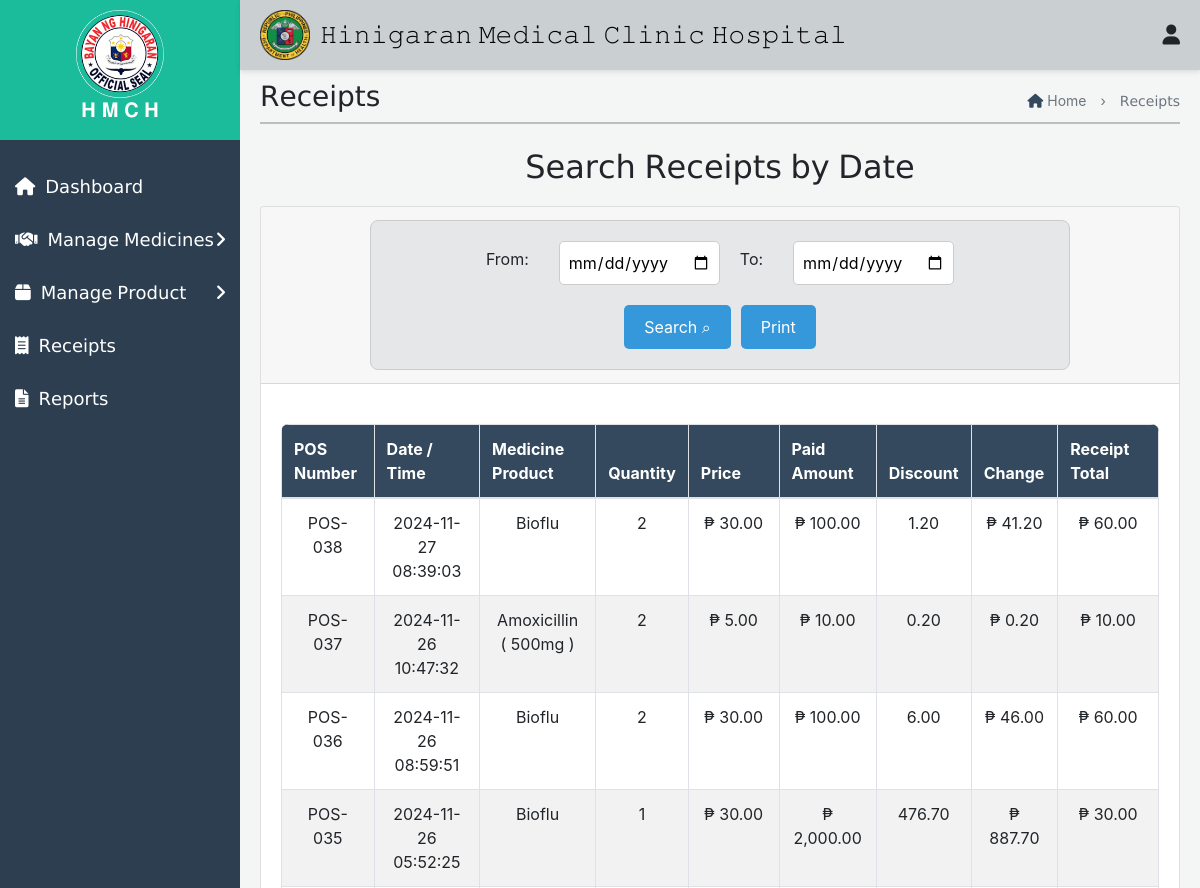
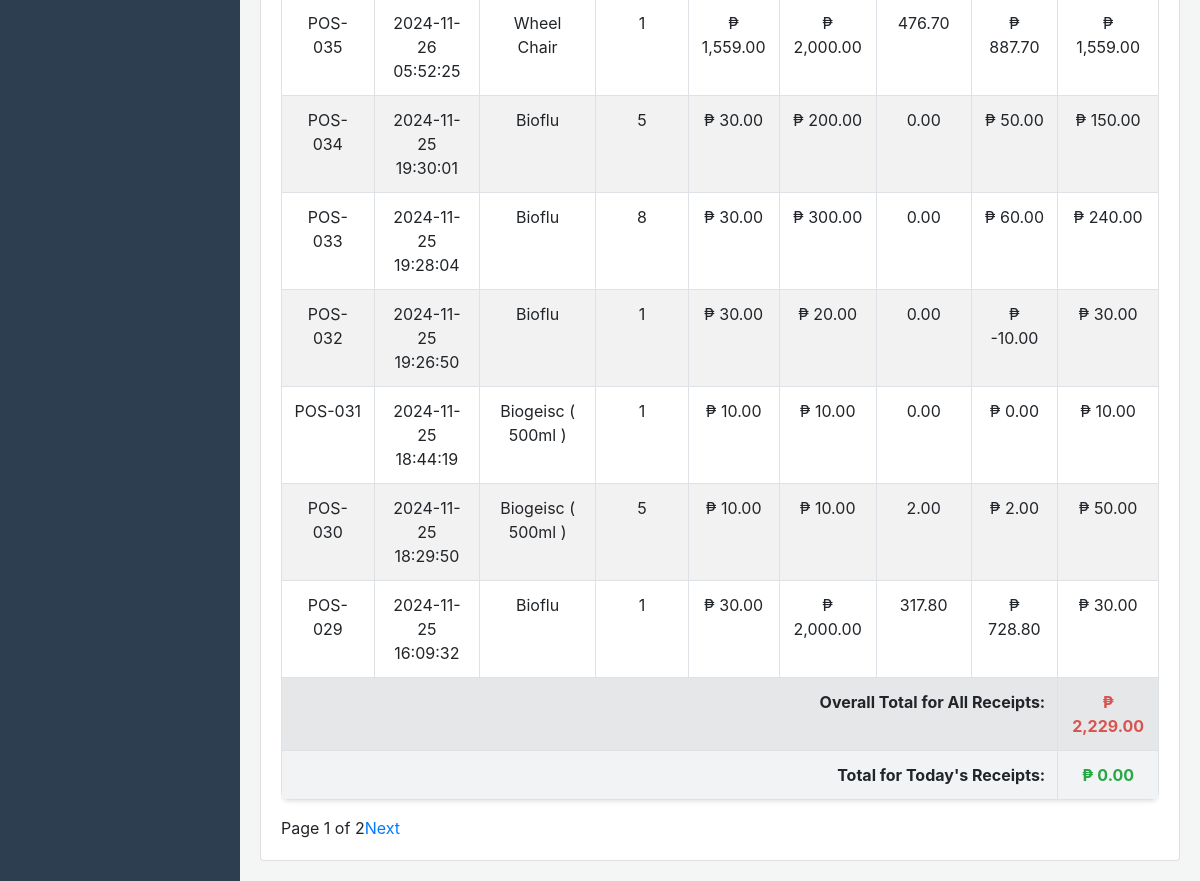
The page /Pharmacy/InventoryStaffReceipt.php on the database its author committed (2 pictures, top to bottom).
### tables this page shows
CREATE TABLE `receipt_items` (
  `id` int(11) NOT NULL,
  `receipt_id` int(11) DEFAULT NULL,
  `medicine_product` varchar(255) NOT NULL,
  `quantity` int(11) NOT NULL,
  `price` decimal(10,2) NOT NULL,
  `total` decimal(10,2) NOT NULL
);

CREATE TABLE `receipts` (
  `id` int(11) NOT NULL,
  `pos_number` varchar(50) NOT NULL,
  `total` decimal(10,2) NOT NULL,
  `created_at` timestamp NOT NULL DEFAULT current_timestamp(),
  `paid_amount` decimal(10,2) NOT NULL,
  `change_amount` decimal(10,2) NOT NULL,
  `discount_amount` decimal(10,2) DEFAULT 0.00,
  `user_id` int(11) NOT NULL
);

### Pharmacy/InventoryStaffReceipt.php (the view, shortened to what this page needs)
<!DOCTYPE html>
<html lang="en">
<head>
    <link rel="stylesheet" href="Receipt.css">
    <link href="https://maxcdn.bootstrapcdn.com/bootstrap/4.5.2/css/bootstrap.min.css" rel="stylesheet">
    <link href="https://cdnjs.cloudflare.com/ajax/libs/font-awesome/5.15.4/css/all.min.css" rel="stylesheet">
</head>
<body>
    <div class="top-nav">
    <div class="icon-container">
        <img src="img/Hinigaran.png" alt="Logo">
        <h1>𝙷𝚒𝚗𝚒𝚐𝚊𝚛𝚊𝚗 𝙼𝚎𝚍𝚒𝚌𝚊𝚕 𝙲𝚕𝚒𝚗𝚒𝚌 𝙷𝚘𝚜𝚙𝚒𝚝𝚊𝚕</h1>
    </div>
    <div class="icon-group">
        <div class="user-icon" onclick="toggleUserMenu(event)">
            <i class="fas fa-user"></i>
        </div>
    </div>
</div>
     <div id="mySidenav" class="side-nav">
        <div class="logo-container">
           <img src="img/hini.png" alt="Logo" style="width: 40%;">
            <h2>𝐇 𝐌 𝐂 𝐇</h2>
        </div>
        <a class="nav-link" href="InventoryStaff.php">
            <div class="sb-nav-link-content">
                <div class="sb-nav-link-icon"><i class="fas fa-home"></i></div>
                <span>𝖣𝖺𝗌𝗁𝖻𝗈𝖺𝗋𝖽</span>
            </div>
        </a>
        <a class="nav-link collapsed" href="#" data-toggle="collapse" data-target="#collapseMedicines" aria-expanded="false" aria-controls="collapseMedicines">
            <div class="sb-nav-link-content">
                <div class="sb-nav-link-icon"><i class="fas fa-handshake"></i></div>
                <span>𝖬𝖺𝗇𝖺𝗀𝖾 𝖬𝖾𝖽𝗂𝖼𝗂𝗇𝖾𝗌</span>
                <div class="sb-sidenav-collapse-arrow"><i class="fas fa-angle-right"></i></div>
            </div>
        </a>
        <a class="nav-link collapsed" href="#" data-toggle="collapse" data-target="#collapseProducts" aria-expanded="false" aria-controls="collapseProducts">
            <div class="sb-nav-link-content">
                <div class="sb-nav-link-icon"><i class="fas fa-box"></i></div>
                <span>𝖬𝖺𝗇𝖺𝗀𝖾 𝖯𝗋𝗈𝖽𝗎𝖼𝗍</span>
                <div class="sb-sidenav-collapse-arrow"><i class="fas fa-angle-right"></i></div>
            </div>
        </a>
        <a class="nav-link" href="InventoryStaffReceipt.php">
            <div class="sb-nav-link-content">
                <div class="sb-nav-link-icon"><i class="fas fa-receipt"></i></div>
                <span>𝖱𝖾𝖼𝖾𝗂𝗉𝗍𝗌</span>
            </div>
        </a>
        <a class="nav-link" href="InventoryStaffReports.php">
            <div class="sb-nav-link-content">
                <div class="sb-nav-link-icon"><i class="fas fa-file-alt report-icon" title="Generate Report"></i></div>
                <span>𝖱𝖾𝗉𝗈𝗋𝗍𝗌</span>
            </div>
        </a>
    </div>
    <div id="mainContent" class="main-content">
       <div class="header-container">
    <h3>𝖱𝖾𝖼𝖾𝗂𝗉𝗍𝗌</h3>
<div class="haha">
    <p style="text-align: center;">
        <a href="InventoryDashboard1.php" style="text-decoration: none; color: inherit;">
            <i class="fas fa-home" style="color: #34495e;"></i> Home
        </a>
        <span style="margin: 0 10px;">›</span>
        𝖱𝖾𝖼𝖾𝗂𝗉𝗍𝗌
    </p>
</div>
</div>
<div class="first1" style="opacity: 0.9; border-top: 2px solid #b2babb; margin-top: -20px;"></div><br>
<h2 class="form-title">𝖲𝖾𝖺𝗋𝖼𝗁 𝖱𝖾𝖼𝖾𝗂𝗉𝗍𝗌 𝖻𝗒 𝖣𝖺𝗍𝖾</h2>
<section id="receipt-section">
    <div class="card">
        <div class="card-header">
            <div class="form-container">
                <form method="POST" action="" style="width: 100%; display: flex; justify-content: space-between;">
                    <div class="form-row">
                        <label for="from_date">From:</label>
                        <input type="date" id="from_date" name="from_date" required>
                        <label for="to_date">To:</label>
                        <input type="date" id="to_date" name="to_date" required>
                        <div style="display: flex; align-items: center;">
                            <button type="submit" style="margin-right: 10px;">Search ⌕</button>
                            <button type="button" class="btn btn-primary" onclick="printReceipt()">Print</button>
                        </div>
                    </div>
                </form>
            </div>
        </div>
        <div class="card-body">
            <div class="table-responsive" id="printableArea">
                <table border="1" class="table table-bordered" style="width:100%; border-collapse:collapse;">
                    <thead>
                        <tr>
                            <th>POS Number</th>
                            <th>Date / Time</th>
                            <th>Medicine Product</th>
                            <th>Quantity</th>
                            <th>Price</th>
                            <th>Paid Amount</th>
                            <th>Discount</th>
                            <th>Change</th>
                            <th>Receipt Total</th>
                        </tr>
                    </thead>
                    <tbody>
                        <?php
                        $servername = "localhost";
                        $username = "root";
                        $password = "";
                        $dbname = "database";
                        $conn = new mysqli($servername, $username, $password, $dbname);
                        $from_date = isset($_POST['from_date']) ? $_POST['from_date'] : '';
                        $to_date = isset($_POST['to_date']) ? $_POST['to_date'] : '';
                        $limit = 11;
                        $page = isset($_GET['page']) ? $_GET['page'] : 1;
                        $offset = ($page - 1) * $limit;
                        $sql = "SELECT
                                    receipts.pos_number,
                                    receipts.total AS receipt_total,
                                    receipts.created_at,
                                    receipts.paid_amount,
                                    receipts.change_amount,
                                    receipts.discount_amount,
                                    receipt_items.medicine_product,
                                    receipt_items.quantity,
                                    receipt_items.price,
                                    receipt_items.total AS item_total
                                FROM
                                    receipts
                                LEFT JOIN
                                    receipt_items
                                ON
                                    receipts.id = receipt_items.receipt_id
                                WHERE
                                    (DATE(receipts.created_at) BETWEEN '$from_date' AND '$to_date' OR '$from_date' = '' OR '$to_date' = '')
                                ORDER BY
                                    receipts.created_at DESC
                                LIMIT $limit OFFSET $offset";
                        $result = $conn->query($sql);
                        $count_sql = "SELECT COUNT(*) AS total_records FROM receipts WHERE (DATE(created_at) BETWEEN '$from_date' AND '$to_date' OR '$from_date' = '' OR '$to_date' = '')";
                        $count_result = $conn->query($count_sql);
                        $total_records = $count_result->fetch_assoc()['total_records'];
                        $total_pages = ceil($total_records / $limit);
                        $overall_total = 0;
                        $today_total = 0;
                        if ($result->num_rows > 0) {
                            while ($row = $result->fetch_assoc()) {
                                $receiptDate = date('Y-m-d', strtotime($row['created_at']));
                                $receiptTime = date('H:i:s', strtotime($row['created_at']));
                                $overall_total += $row['item_total'];
                                echo "<tr>
                                        <td>" . $row['pos_number'] . "</td>
                                        <td>" . $receiptDate . " " . $receiptTime . "</td>
                                        <td>" . $row['medicine_product'] . "</td>
                                        <td>" . $row['quantity'] . "</td>
                                        <td>₱ " . number_format($row['price'], 2) . "</td>
                                        <td>₱ " . number_format($row['paid_amount'], 2) . "</td>
                                        <td>" . number_format($row['discount_amount'], 2) . "</td>
                                        <td>₱ " . number_format($row['change_amount'], 2) . "</td>
                                        <td>₱ " . number_format($row['item_total'], 2) . "</td>
                                      </tr>";
                            }
                            echo "<tr style='background-color: #e5e7e9; font-weight: bold;' id='overall-total'>
                                    <td colspan='8' style='text-align: right;'>Overall Total for All Receipts:</td>
                                    <td style='color: #d9534f;'>₱ " . number_format($overall_total, 2) . "</td>
                                  </tr>";
                            echo "<tr style='background-color: #f1f3f5; font-weight: bold;' id='today-total'>
                                    <td colspan='8' style='text-align: right;'>Total for Today's Receipts:</td>
                                    <td style='color: #28a745;'>₱ " . number_format($today_total, 2) . "</td>
                                  </tr>";
                        } else {
                            echo "<tr><td colspan='9'>No receipts found for the selected date range</td></tr>";
                        }
                        ?>
                    </tbody>
                </table>
            </div>
            <div class="pagination">
                <span>Page <?php echo $page; ?> of <?php echo $total_pages; ?></span>
                <?php if ($page < $total_pages): ?>
                    <a href="?page=<?php echo $page + 1; ?>">Next</a>
                <?php endif; ?>
            </div>
        </div>
    </div>
</section>
<link rel="stylesheet" href="https://cdnjs.cloudflare.com/ajax/libs/font-awesome/6.0.0-beta3/css/all.min.css">
</body>
</html>

### Pharmacy/Receipt.css (style rules this page uses)
* { margin: 0; padding: 0; box-sizing: border-box; }
body { font-family: Arial, sans-serif; background-color: #f4f6f6; }
.top-nav { display: flex; justify-content: space-between; align-items: center; padding: 10px 20px; box-shadow: 0 2px 5px rgba(0, 0, 0, 0.1); }
.icon-container { position: relative; margin-right: 2%; display: flex; gap: 20px; }
.notification-icon, .user-icon { cursor: pointer; font-size: 24px; }
.side-nav { height: 100%; width: 230px; background-color: #34495e; color: white; position: fixed; top: 0; left: 0; overflow-x: hidden; padding-top: 60px; transition: 0.3s; display: flex; flex-direction: column; }
.main-content { margin-left: 230px; padding: 20px; transition: 0.3s; }
.nav-link { display: flex; align-items: center; padding: 10px 15px; text-decoration: none; color: white; transition: 0.3s; justify-content: space-between; }
.sb-nav-link-content { display: flex; align-items: center; flex: 1; }
.sb-nav-link-icon { margin-right: 10px; }
.sb-sidenav-collapse-arrow { margin-left: auto; }
.top-nav { position: fixed; top: 0; left: 240px; right: 0; background-color: #d0d3d4; padding: 10px; z-index: 1000; }
.top-nav h1 { color: #fff; margin: 0; }
.side-nav { height: 100%; width: 240px; position: fixed; z-index: 1; top: 0; left: 0; background-color: #2c3e50; padding-top: 0; transition: 0.3s; overflow-y: auto; }
.side-nav a { padding: 13px 15px; text-decoration: none; font-size: 18px; color: #fff; display: block; transition: 0.3s; }
.side-nav .sb-sidenav-collapse-arrow { margin-left: auto; color: #fff; }
.logo-container { text-align: center; margin-bottom: 20px; background-color: #1abc9c; padding: 10px; }
.logo-container img { width: 30%; height: auto; }
.logo-container h2 { color: #ffffff; font-size: 20px; transition: font-size 0.3s; }
.main-content { margin-left: 240px; padding: 80px 20px 20px; transition: margin-left 0.3s; }
.header-container { display: flex; justify-content: space-between; align-items: center; margin-bottom: 20px; }
.haha { text-align: right; }
.haha p { margin: 0; font-size: 14px; color: #6c757d; }
table { width: 100%; border-collapse: collapse; margin-top: 20px; background-color: #ffffff; border-radius: 8px; overflow: hidden; box-shadow: 0 2px 4px rgba(0, 0, 0, 0.1); }
th, td { border: 1px solid #ddd; padding: 12px; text-align: center; }
th { background-color: #34495e; color: white; font-weight: bold; }
tbody tr:nth-child(even) { background-color: #f2f2f2; }
.form-container { display: flex; justify-content: center; margin: 1px auto; padding: 20px; background-color: #e5e7e9; border: 1px solid #ccc; border-radius: 8px; max-width: 700px; }
.form-title { text-align: center; margin-bottom: 20px; width: 100%; }
.form-container form { display: flex; flex-direction: column; width: 100%; }
.form-row { display: flex; align-items: center; justify-content: center; gap: 20px; }
.form-row label { margin-right: 10px; }
.form-row input[type="date"] { padding: 8px; border-radius: 5px; border: 1px solid #ccc; }
.form-row button { padding: 10px 20px; background-color: #3498db; color: white; border: none; border-radius: 5px; cursor: pointer; margin-left: auto; }
.top-nav { display: flex; justify-content: space-between; align-items: center; padding: 10px 20px; background-color: #cacfd2; box-shadow: 0 2px 5px rgba(0, 0, 0, 0.1); }
.icon-container { display: flex; align-items: center; }
.icon-container img { width: 50px; height: auto; margin-right: -10px; }
.icon-container h1 { font-size: 24px; color: black; margin: 0; }
.icon-group { display: flex; margin-left: auto; align-items: center; }
.notification-icon, .user-icon { margin-left: 20px; cursor: pointer; font-size: 20px; }

### Pharmacy/InventoryStaffReceipt.php (style rules this page uses)
body { background-color: #f4f6f6; }

### rows shown on the page
receipt_items: receipt.pos_number "POS-038", receipt.created_at "2024-11-27", receipt.created_at "08:39:03", medicine_product "Bioflu", quantity "2", price "30.00", receipt.paid_amount "100.00", receipt.discount_amount "1.20", receipt.change_amount "41.20", total "60.00"
receipt_items: receipt.pos_number "POS-037", receipt.created_at "2024-11-26", receipt.created_at "10:47:32", medicine_product "Amoxicillin ( 500mg )", quantity "2", price "5.00", receipt.paid_amount "10.00", receipt.discount_amount "0.20", receipt.change_amount "0.20", total "10.00"
receipt_items: receipt.pos_number "POS-036", receipt.created_at "2024-11-26", receipt.created_at "08:59:51", medicine_product "Bioflu", quantity "2", price "30.00", receipt.paid_amount "100.00", receipt.discount_amount "6.00", receipt.change_amount "46.00", total "60.00"
receipt_items: receipt.pos_number "POS-035", receipt.created_at "2024-11-26", receipt.created_at "05:52:25", medicine_product "Bioflu", quantity "1", price "30.00", receipt.paid_amount "2,000.00", receipt.discount_amount "476.70", receipt.change_amount "887.70", total "30.00"
receipt_items: receipt.pos_number "POS-035", receipt.created_at "2024-11-26", receipt.created_at "05:52:25", medicine_product "Wheel Chair", quantity "1", price "1,559.00", receipt.paid_amount "2,000.00", receipt.discount_amount "476.70", receipt.change_amount "887.70", total "1,559.00"
receipt_items: receipt.pos_number "POS-034", receipt.created_at "2024-11-25", receipt.created_at "19:30:01", medicine_product "Bioflu", quantity "5", price "30.00", receipt.paid_amount "200.00", receipt.discount_amount "0.00", receipt.change_amount "50.00", total "150.00"
receipt_items: receipt.pos_number "POS-033", receipt.created_at "2024-11-25", receipt.created_at "19:28:04", medicine_product "Bioflu", quantity "8", price "30.00", receipt.paid_amount "300.00", receipt.discount_amount "0.00", receipt.change_amount "60.00", total "240.00"
receipt_items: receipt.pos_number "POS-032", receipt.created_at "2024-11-25", receipt.created_at "19:26:50", medicine_product "Bioflu", quantity "1", price "30.00", receipt.paid_amount "20.00", receipt.discount_amount "0.00", receipt.change_amount "-10.00", total "30.00"
receipt_items: receipt.pos_number "POS-031", receipt.created_at "2024-11-25", receipt.created_at "18:44:19", medicine_product "Biogeisc ( 500ml )", quantity "1", price "10.00", receipt.paid_amount "10.00", receipt.discount_amount "0.00", receipt.change_amount "0.00", total "10.00"
receipt_items: receipt.pos_number "POS-030", receipt.created_at "2024-11-25", receipt.created_at "18:29:50", medicine_product "Biogeisc ( 500ml )", quantity "5", price "10.00", receipt.paid_amount "10.00", receipt.discount_amount "2.00", receipt.change_amount "2.00", total "50.00"
receipt_items: receipt.pos_number "POS-029", receipt.created_at "2024-11-25", receipt.created_at "16:09:32", medicine_product "Bioflu", quantity "1", price "30.00", receipt.paid_amount "2,000.00", receipt.discount_amount "317.80", receipt.change_amount "728.80", total "30.00"

### other values the page prints
$overall_total "2,229.00"
$today_total "0.00"
$page "1"
$total_pages "2"
